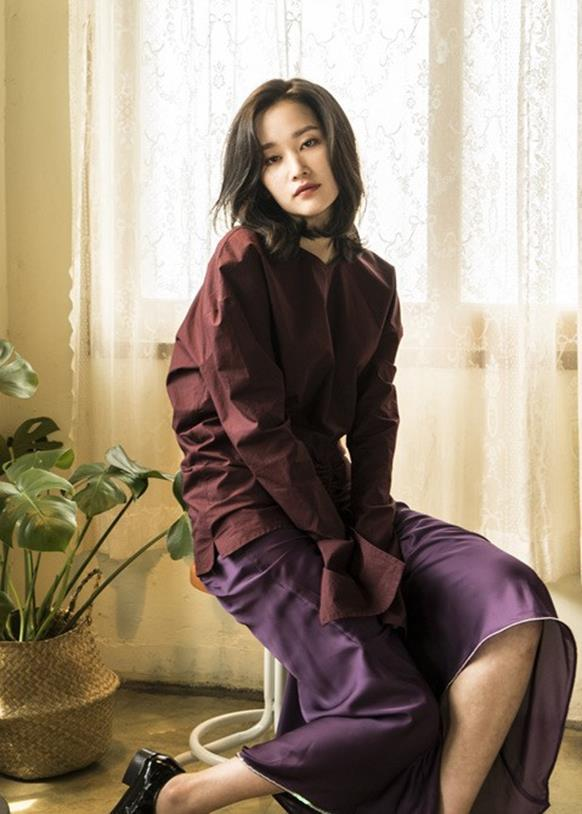
#> input picture demo/ori_jongseo.jpg, 582 x 814 px, found by its file name
$ jupyter execute --allow-errors OutFocus.ipynb   (shell and % lines are left out)   (older library calls are emulated)
#> lines starting #> are read from the running program, lines starting #| are printed output that depends on the picture
[cell 1]
# 참고 : https://github.com/kairess/Mask_RCNN

[cell 2]
from google.colab import drive
#> (the rest of this cell did not finish here and is left out)

[cell 3]
# TF2.X 를 지원하는 Mask_RCNN 을 Clone 받는다

[cell 4]
import os
os.chdir('/content/Mask_RCNN-TF2')

[cell 5]
# pre-training 된 model weights 를 가져온다.

[cell 6]
# 구글 드라이브에서 demo 폴더 복사

# Mask R-CNN Demo

A quick intro to using the pre-trained model to detect and segment objects.

[cell 7]
import os
import random
import math
import numpy as np
import skimage.io
import matplotlib
import matplotlib.pyplot as plt

[cell 8]
import mrcnn
import mrcnn.config
from mrcnn import utils
from mrcnn import model as modellib
from mrcnn import visualize

[cell 9]
%cd samples

import coco
from coco import coco

%cd ../


ROOT_DIR = "/content/Mask_RCNN-TF2"

# Directory to save logs and trained model
MODEL_DIR = os.path.join(ROOT_DIR, "logs")

# Directory of images to run detection on
IMAGE_DIR = os.path.join(ROOT_DIR, "demo")

## Configurations

We'll be using a model trained on the MS-COCO dataset. The configurations of this model are in the ```CocoConfig``` class in ```coco.py```.

For inferencing, modify the configurations a bit to fit the task. To do so, sub-class the ```CocoConfig``` class and override the attributes you need to change.

[cell 10]
class InferenceConfig(coco.CocoConfig):
    # Set batch size to 1 since we'll be running inference on
    # one image at a time. Batch size = GPU_COUNT * IMAGES_PER_GPU
    GPU_COUNT = 1
    IMAGES_PER_GPU = 1

config = InferenceConfig()
#> (the rest of this cell did not finish here and is left out)

## Create Model and Load Trained Weights

#> (a cell that did not finish here is left out)

## Class Names

The model classifies objects and returns class IDs, which are integer value that identify each class. Some datasets assign integer values to their classes and some don't. For example, in the MS-COCO dataset, the 'person' class is 1 and 'teddy bear' is 88. The IDs are often sequential, but not always. The COCO dataset, for example, has classes associated with class IDs 70 and 72, but not 71.

To improve consistency, and to support training on data from multiple sources at the same time, our ```Dataset``` class assigns it's own sequential integer IDs to each class. For example, if you load the COCO dataset using our ```Dataset``` class, the 'person' class would get class ID = 1 (just like COCO) and the 'teddy bear' class is 78 (different from COCO). Keep that in mind when mapping class IDs to class names.

To get the list of class names, you'd load the dataset and then use the ```class_names``` property like this.
```
# Load COCO dataset
dataset = coco.CocoDataset()
dataset.load_coco(COCO_DIR, "train")
dataset.prepare()

# Print class names
print(dataset.class_names)
```

We don't want to require you to download the COCO dataset just to run this demo, so we're including the list of class names below. The index of the class name in the list represent its ID (first class is 0, second is 1, third is 2, ...etc.)

[cell 12]
# COCO Class names
# Index of the class in the list is its ID. For example, to get ID of
# the teddy bear class, use: class_names.index('teddy bear')
class_names = ['BG', 'person', 'bicycle', 'car', 'motorcycle', 'airplane',
               'bus', 'train', 'truck', 'boat', 'traffic light',
               'fire hydrant', 'stop sign', 'parking meter', 'bench', 'bird',
               'cat', 'dog', 'horse', 'sheep', 'cow', 'elephant', 'bear',
               'zebra', 'giraffe', 'backpack', 'umbrella', 'handbag', 'tie',
               'suitcase', 'frisbee', 'skis', 'snowboard', 'sports ball',
               'kite', 'baseball bat', 'baseball glove', 'skateboard',
               'surfboard', 'tennis racket', 'bottle', 'wine glass', 'cup',
               'fork', 'knife', 'spoon', 'bowl', 'banana', 'apple',
               'sandwich', 'orange', 'broccoli', 'carrot', 'hot dog', 'pizza',
               'donut', 'cake', 'chair', 'couch', 'potted plant', 'bed',
               'dining table', 'toilet', 'tv', 'laptop', 'mouse', 'remote',
               'keyboard', 'cell phone', 'microwave', 'oven', 'toaster',
               'sink', 'refrigerator', 'book', 'clock', 'vase', 'scissors',
               'teddy bear', 'hair drier', 'toothbrush']

## Run Object Detection

[cell 13]
# Load a random image from the images folder
# file_names = next(os.walk(IMAGE_DIR))[2]
filename = 'ori_jongseo.jpg'
image = skimage.io.imread(os.path.join(IMAGE_DIR, filename))   # skimage imread : RGB 로 읽어온다.
#> image is the input picture: shape (814, 582, 3); mean R, G, B 156, 140.5, 122.4
# image = cv2.imread(os.path.join(IMAGE_DIR, filename))        # OpenCV imread : BGR 로 읽어온다.

# Run detection
#> (the rest of this cell did not finish here and is left out)

## Extract Person from Masks

#> (a cell that did not finish here is left out)

## Blurring

[cell 15]
import cv2

# blur original image
blurred_img = cv2.GaussianBlur(image, (25, 25), 0)
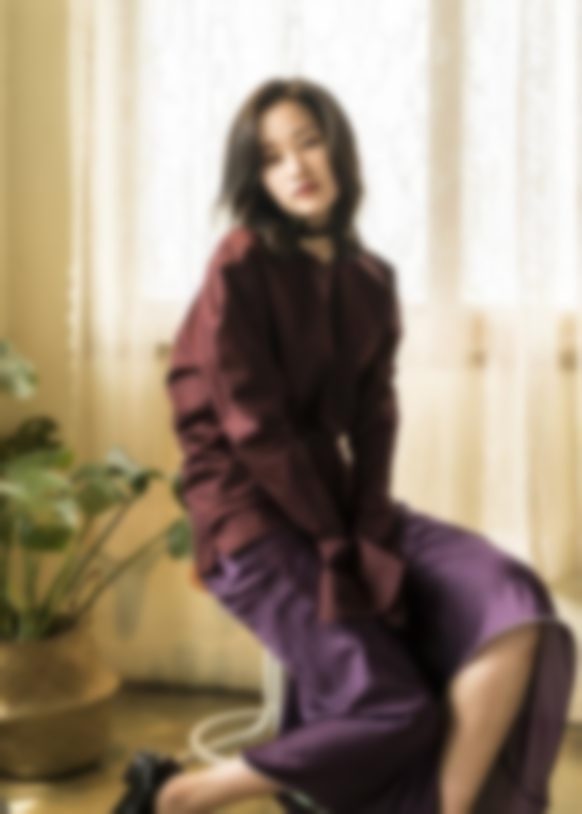
#> blurred_img: shape (814, 582, 3); mean R, G, B 156, 140.5, 122.4

# blur mask image
#> (the rest of this cell did not finish here and is left out)


$ run again, with demo/bora.jpg copied over demo/ori_jongseo.jpg
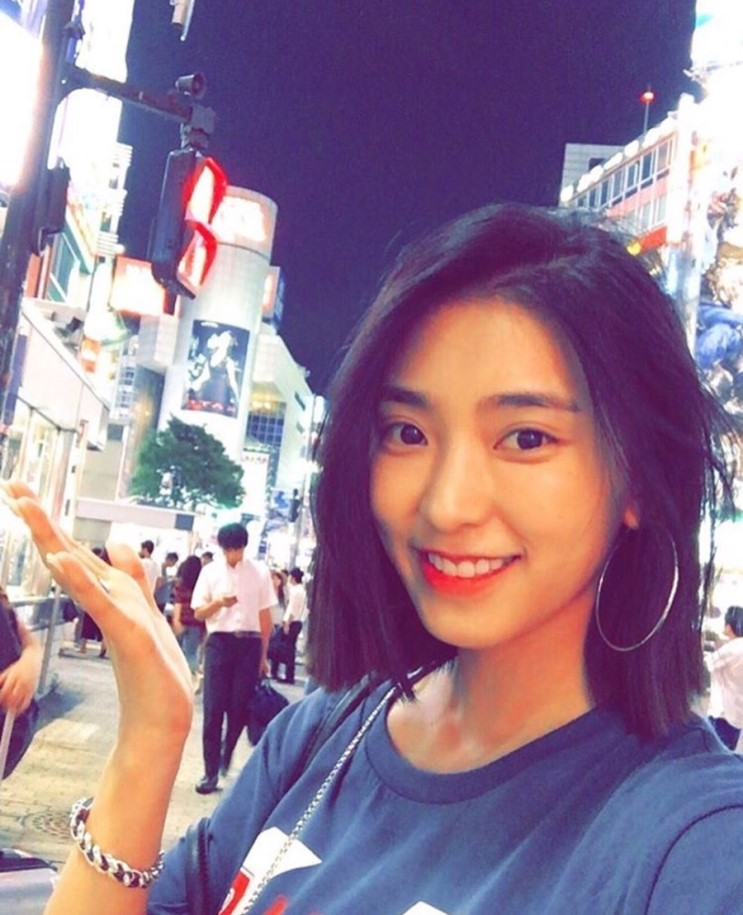
#> input picture demo/bora.jpg, 743 x 915 px, found by its file name
#> image is the input picture: shape (915, 743, 3); mean R, G, B 147.8, 122.8, 145.2
#> `blurred_img = cv2.GaussianBlur(image, (25, 25), 0)`:
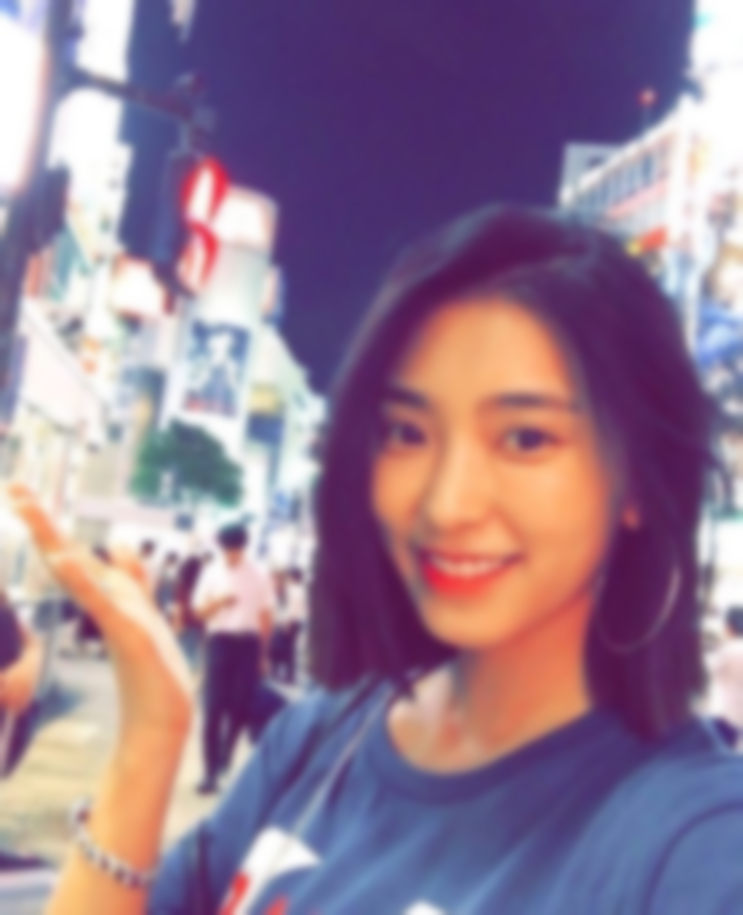
#> blurred_img: shape (915, 743, 3); mean R, G, B 147.8, 122.8, 145.2

$ run again, with demo/crystal.jpg copied over demo/ori_jongseo.jpg
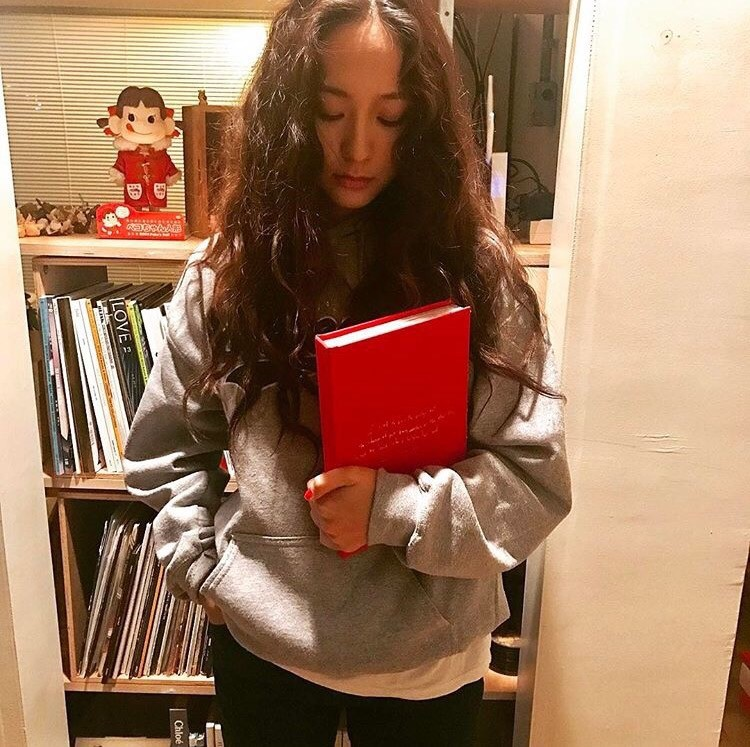
#> input picture demo/crystal.jpg, 750 x 747 px, found by its file name
#> image is the input picture: shape (747, 750, 3); mean R, G, B 159.1, 121.7, 95.2
#> `blurred_img = cv2.GaussianBlur(image, (25, 25), 0)`:
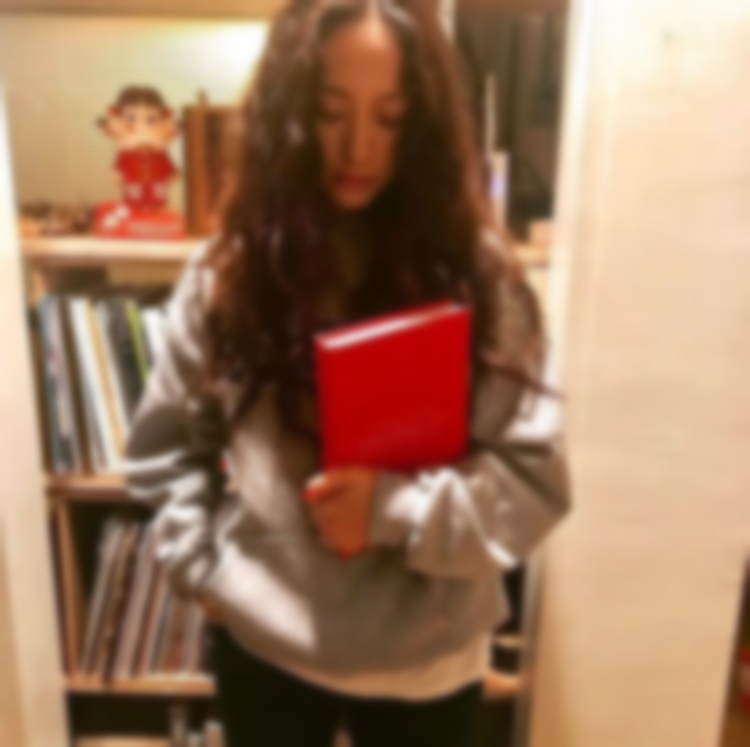
#> blurred_img: shape (747, 750, 3); mean R, G, B 159.1, 121.7, 95.2
